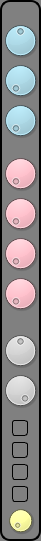
   <widget class="QGroupBox" name="groupBox_7">
    <property name="geometry">
     <rect>
      <x>370</x>
      <y>133</y>
      <width>41</width>
      <height>541</height>
     </rect>
    </property>
    <property name="styleSheet">
     <string notr="true">border: 2px solid black; border-radius: 10; background-color: gray</string>
    </property>
    <property name="title">
     <string/>
    </property>
    <widget class="QDial" name="dial_pitch_7">
     <property name="geometry">
      <rect>
       <x>0</x>
       <y>20</y>
       <width>41</width>
       <height>41</height>
      </rect>
     </property>
     <property name="styleSheet">
      <string notr="true">background-color: lightblue</string>
     </property>
     <property name="minimum">
      <number>-500</number>
     </property>
     <property name="maximum">
      <number>500</number>
     </property>
    </widget>
    <widget class="QDial" name="dial_ramp_amount_7">
     <property name="geometry">
      <rect>
       <x>0</x>
       <y>60</y>
       <width>41</width>
       <height>41</height>
      </rect>
     </property>
     <property name="styleSheet">
      <string notr="true">background-color: lightblue</string>
     </property>
     <property name="maximum">
      <number>1000</number>
     </property>
    </widget>
    <widget class="QDial" name="dial_ramp_decay_7">
     <property name="geometry">
      <rect>
       <x>0</x>
       <y>100</y>
       <width>41</width>
       <height>41</height>
      </rect>
     </property>
     <property name="styleSheet">
      <string notr="true">background-color: lightblue</string>
     </property>
     <property name="maximum">
      <number>1000</number>
     </property>
    </widget>
    <widget class="QDial" name="dial_fm_amount_7">
     <property name="geometry">
      <rect>
       <x>0</x>
       <y>153</y>
       <width>41</width>
       <height>41</height>
      </rect>
     </property>
     <property name="autoFillBackground">
      <bool>false</bool>
     </property>
     <property name="styleSheet">
      <string notr="true">background-color: pink</string>
     </property>
     <property name="maximum">
      <number>1000</number>
     </property>
    </widget>
    <widget class="QDial" name="dial_5_fm_freq_7">
     <property name="geometry">
      <rect>
       <x>0</x>
       <y>193</y>
       <width>41</width>
       <height>41</height>
      </rect>
     </property>
     <property name="styleSheet">
      <string notr="true">background-color: pink</string>
     </property>
     <property name="maximum">
      <number>1000</number>
     </property>
    </widget>
    <widget class="QDial" name="dial_fm_decay_7">
     <property name="geometry">
      <rect>
       <x>0</x>
       <y>233</y>
       <width>41</width>
       <height>41</height>
      </rect>
     </property>
     <property name="styleSheet">
      <string notr="true">background-color: pink</string>
     </property>
     <property name="maximum">
      <number>1000</number>
     </property>
    </widget>
    <widget class="QDial" name="dial_fm_feedback_7">
     <property name="geometry">
      <rect>
       <x>0</x>
       <y>273</y>
       <width>41</width>
       <height>41</height>
      </rect>
     </property>
     <property name="styleSheet">
      <string notr="true">background-color: pink</string>
     </property>
     <property name="maximum">
      <number>1000</number>
     </property>
    </widget>
    <widget class="QDial" name="dial_amp_decay_7">
     <property name="geometry">
      <rect>
       <x>0</x>
       <y>330</y>
       <width>41</width>
       <height>41</height>
      </rect>
     </property>
     <property name="styleSheet">
      <string notr="true">background-color: lightgray</string>
     </property>
     <property name="maximum">
      <number>1000</number>
     </property>
     <property name="value">
      <number>500</number>
     </property>
    </widget>
    <widget class="QDial" name="dial_volume_7">
     <property name="geometry">
      <rect>
       <x>0</x>
       <y>370</y>
       <width>41</width>
       <height>41</height>
      </rect>
     </property>
     <property name="styleSheet">
      <string notr="true">background-color: lightgray</string>
     </property>
     <property name="maximum">
      <number>1000</number>
     </property>
     <property name="value">
      <number>1000</number>
     </property>
    </widget>
    <widget class="QPushButton" name="btn_step_7">
     <property name="geometry">
      <rect>
       <x>12</x>
       <y>420</y>
       <width>16</width>
       <height>16</height>
      </rect>
     </property>
     <property name="styleSheet">
      <string notr="true">border-radius:3; border: 1px solid black;</string>
     </property>
     <property name="text">
      <string/>
     </property>
    </widget>
    <widget class="QPushButton" name="btn_step_15">
     <property name="geometry">
      <rect>
       <x>12</x>
       <y>442</y>
       <width>16</width>
       <height>16</height>
      </rect>
     </property>
     <property name="styleSheet">
      <string notr="true">border-radius:3; border: 1px solid black;</string>
     </property>
     <property name="text">
      <string/>
     </property>
    </widget>
    <widget class="QDial" name="dial_random_7">
     <property name="geometry">
      <rect>
       <x>5</x>
       <y>500</y>
       <width>31</width>
       <height>41</height>
      </rect>
     </property>
     <property name="styleSheet">
      <string notr="true">background-color: #ffffa0</string>
     </property>
     <property name="maximum">
      <number>100</number>
     </property>
    </widget>
    <widget class="QPushButton" name="btn_step_23">
     <property name="geometry">
      <rect>
       <x>12</x>
       <y>464</y>
       <width>16</width>
       <height>16</height>
      </rect>
     </property>
     <property name="styleSheet">
      <string notr="true">border-radius:3; border: 1px solid black;</string>
     </property>
     <property name="text">
      <string/>
     </property>
    </widget>
    <widget class="QPushButton" name="btn_step_31">
     <property name="geometry">
      <rect>
       <x>12</x>
       <y>486</y>
       <width>16</width>
       <height>16</height>
      </rect>
     </property>
     <property name="styleSheet">
      <string notr="true">border-radius:3; border: 1px solid black;</string>
     </property>
     <property name="text">
      <string/>
     </property>
    </widget>
   </widget>
